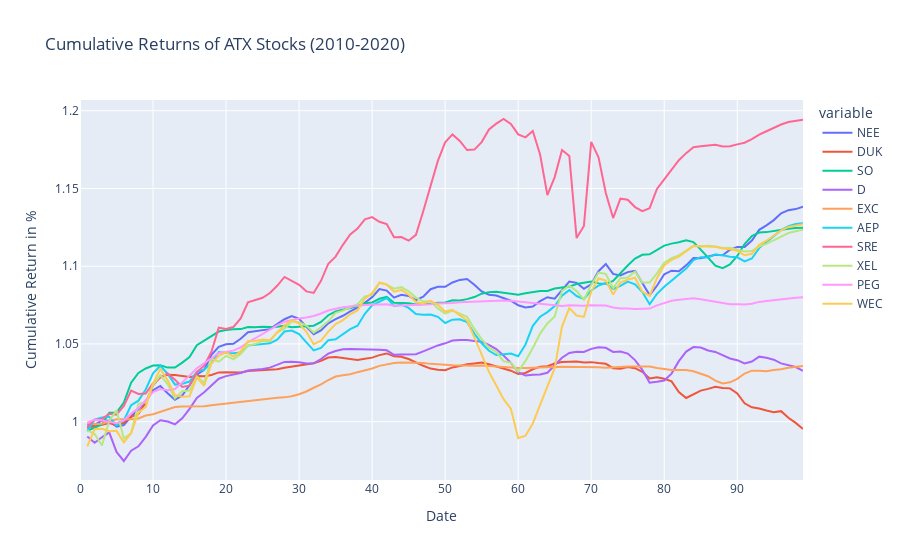

The notebook cell this image was saved under:
### Code cell
dfNEE = pd.DataFrame(test_resultNEE,
                  columns = ['NEE'])
dfDUK = pd.DataFrame(test_resultDUK,
                  columns = ['DUK'])
dfSO = pd.DataFrame(test_resultSO,
                  columns = ['SO'])
dfD = pd.DataFrame(test_resultD,
                  columns = ['D'])
dfEXC = pd.DataFrame(test_resultEXC,
                  columns = ['EXC'])
dfAEP = pd.DataFrame(test_resultAEP,
                  columns = ['AEP'])
dfSRE = pd.DataFrame(test_resultSRE,
                  columns = ['SRE'])
dfXEL = pd.DataFrame(test_resultXEL,
                  columns = ['XEL'])
dfPEG = pd.DataFrame(test_resultPEG,
                  columns = ['PEG'])
dfWEC = pd.DataFrame(test_resultWEC,
                  columns = ['WEC'])
#---------------------------------------------------------------------------------------------#

TEST = pd.concat([dfNEE,dfDUK,dfSO,dfD,dfEXC,dfAEP,dfSRE,dfXEL,dfPEG,dfWEC], axis=1)
#---------------------------------------------------------------------------------------------#

NEE_daily_returns = TEST['NEE'].pct_change()
DUK_daily_returns = TEST['DUK'].pct_change()

SO_daily_returns = TEST['SO'].pct_change()
D_daily_returns = TEST['D'].pct_change()

EXC_daily_returns = TEST['EXC'].pct_change()
AEP_daily_returns = TEST['AEP'].pct_change()

SRE_daily_returns = TEST['SRE'].pct_change()
XEL_daily_returns = TEST['XEL'].pct_change()

PEG_daily_returns = TEST['PEG'].pct_change()
WEC_daily_returns = TEST['WEC'].pct_change()
#---------------------------------------------------------------------------------------------#
dfNEEreturn = NEE_daily_returns.to_frame()
dfDUKreturn = DUK_daily_returns.to_frame()

dfSOreturn = SO_daily_returns.to_frame()
dfDreturn = D_daily_returns.to_frame()

dfEXCreturn = EXC_daily_returns.to_frame()
dfAEPreturn = AEP_daily_returns.to_frame()

dfSREreturn = SRE_daily_returns.to_frame()
dfXELreturn = XEL_daily_returns.to_frame()

dfPEGreturn = PEG_daily_returns.to_frame()
dfWECreturn = WEC_daily_returns.to_frame()
#---------------------------------------------------------------------------------------------#
TESTDailyReturn = pd.concat([dfNEEreturn,
                             dfDUKreturn,
                             dfSOreturn,
                             dfDreturn,
                             dfEXCreturn,
                             dfAEPreturn,
                             dfSREreturn,
                             dfXELreturn,
                             dfPEGreturn,
                             dfWECreturn], axis=1)
#---------------------------------------------------------------------------------------------#


NEE_cum_returns = (NEE_daily_returns + 1).cumprod()
DUK_cum_returns = (DUK_daily_returns + 1).cumprod()

SO_cum_returns = (SO_daily_returns + 1).cumprod()
D_cum_returns = (D_daily_returns + 1).cumprod()

EXC_cum_returns = (EXC_daily_returns + 1).cumprod()
AEP_cum_returns = (AEP_daily_returns + 1).cumprod()

SRE_cum_returns = (SRE_daily_returns + 1).cumprod()
XEL_cum_returns = (XEL_daily_returns + 1).cumprod()

PEG_cum_returns = (PEG_daily_returns + 1).cumprod()
WEC_cum_returns = (WEC_daily_returns + 1).cumprod()
#---------------------------------------------------------------------------------------------#

dfNEECUM = NEE_cum_returns.to_frame()
dfDUKCUM = DUK_cum_returns.to_frame()

dfSOCUM = SO_cum_returns.to_frame()
dfDCUM = D_cum_returns.to_frame()

dfEXCCUM = EXC_cum_returns.to_frame()
dfAEPCUM = AEP_cum_returns.to_frame()

dfSRECUM = SRE_cum_returns.to_frame()
dfXELCUM = XEL_cum_returns.to_frame()

dfPEGCUM = PEG_cum_returns.to_frame()
dfWECCUM = WEC_cum_returns.to_frame()

#---------------------------------------------------------------------------------------------#
TESTCUM = pd.concat([dfNEECUM,dfDUKCUM,dfSOCUM,dfDCUM,dfEXCCUM,dfAEPCUM,dfSRECUM,dfXELCUM,dfPEGCUM,dfWECCUM], axis=1)
#---------------------------------------------------------------------------------------------#

atx_comps_returns = TESTDailyReturn
atx_comps_rets_cumprod = TESTCUM 

#---------------------------------------------------------------------------------------------#

fig = px.line(atx_comps_rets_cumprod, x=atx_comps_rets_cumprod.index, y=atx_comps_rets_cumprod.columns, title='Cumulative Returns of ATX Stocks (2010-2020)')
######
fig.update_xaxes(title_text='Date')
fig.update_yaxes(title_text='Cumulative Return in %')

fig.show()
#---------------------------------------------------------------------------------------------#


mu = expected_returns.ema_historical_return(atx_comps_returns, returns_data = True, span = 500)
Sigma = risk_models.exp_cov(atx_comps_returns, returns_data = True, span = 180)


ret_ef = np.arange(0, mu.max(), 0.01)
vol_ef = []
for i in np.arange(0, mu.max(), 0.01):
    ef_Pred3 = EfficientFrontier(mu, Sigma)
    ef_Pred3.efficient_return(i)
    vol_ef.append(ef_Pred3.portfolio_performance()[1])

ef_Pred3 = EfficientFrontier(mu, Sigma)
ef_Pred3.min_volatility()
min_vol_ret = ef_Pred3.portfolio_performance()[0]
min_vol_vol = ef_Pred3.portfolio_performance()[1]

ef_Pred3.max_sharpe(risk_free_rate=0.009)
max_sharpe_ret = ef_Pred3.portfolio_performance()[0]
max_sharpe_vol = ef_Pred3.portfolio_performance()[1]


portfolioREAL = pd.concat([closeNEE,
                   closeDUK,
                   closeSO,
                   closeD,
                   closeEXC,
                   closeAEP,
                   closeSRE,
                   closeXEL,
                   closePEG,
                   closeWEC,
                      ], axis=1)

### Figure 1 — Plotly figure (JSON) as saved in the notebook; plotly's stock layout.template omitted (floating-point values rounded to 4 significant figures)
{"data": [{"hovertemplate": "variable=NEE<br>index=%{x}<br>value=%{y}<extra></extra>", "legendgroup": "NEE", "line": {"color": "#636efa", "dash": "solid"}, "mode": "lines", "name": "NEE", "orientation": "v", "showlegend": true, "type": "scatter", "x": [0, 1, 2, 3, 4, 5, 6, 7, 8, 9, 10, 11, 12, 13, 14, 15, 16, 17, 18, 19, 20, 21, 22, 23, 24, 25, 26, 27, 28, 29, 30, 31, 32, 33, 34, 35, 36, 37, 38, 39, 40, 41, 42, 43, 44, 45, 46, 47, 48, 49, 50, 51, 52, 53, 54, 55, 56, 57, 58, 59, 60, 61, 62, 63, 64, 65, 66, 67, 68, 69, 70, 71, 72, 73, 74, 75, 76, 77, 78, 79, 80, 81, 82, 83, 84, 85, 86, 87, 88, 89, 90, 91, 92, 93, 94, 95, 96, 97, 98, 99], "xaxis": "x", "y": [null, 0.9982, 0.9979, 1.001, 1.001, 0.9969, 0.9979, 1.003, 1.008, 1.013, 1.02, 1.023, 1.018, 1.014, 1.017, 1.023, 1.03, 1.033, 1.043, 1.048, 1.05, 1.05, 1.053, 1.058, 1.058, 1.059, 1.06, 1.063, 1.066, 1.068, 1.066, 1.061, 1.056, 1.059, 1.063, 1.066, 1.068, 1.071, 1.073, 1.076, 1.08, 1.085, 1.084, 1.08, 1.082, 1.081, 1.078, 1.08, 1.085, 1.087, 1.087, 1.09, 1.091, 1.092, 1.088, 1.084, 1.082, 1.081, 1.08, 1.078, 1.075, 1.073, 1.074, 1.078, 1.08, 1.079, 1.085, 1.09, 1.089, 1.085, 1.088, 1.097, 1.101, 1.095, 1.094, 1.096, 1.097, 1.089, 1.081, 1.087, 1.095, 1.097, 1.097, 1.101, 1.105, 1.105, 1.106, 1.107, 1.107, 1.111, 1.112, 1.112, 1.116, 1.123, 1.126, 1.13, 1.134, 1.136, 1.137, 1.138], "yaxis": "y"}, {"hovertemplate": "variable=DUK<br>index=%{x}<br>value=%{y}<extra></extra>", "legendgroup": "DUK", "line": {"color": "#EF553B", "dash": "solid"}, "mode": "lines", "name": "DUK", "orientation": "v", "showlegend": true, "type": "scatter", "x": [0, 1, 2, 3, 4, 5, 6, 7, 8, 9, 10, 11, 12, 13, 14, 15, 16, 17, 18, 19, 20, 21, 22, 23, 24, 25, 26, 27, 28, 29, 30, 31, 32, 33, 34, 35, 36, 37, 38, 39, 40, 41, 42, 43, 44, 45, 46, 47, 48, 49, 50, 51, 52, 53, 54, 55, 56, 57, 58, 59, 60, 61, 62, 63, 64, 65, 66, 67, 68, 69, 70, 71, 72, 73, 74, 75, 76, 77, 78, 79, 80, 81, 82, 83, 84, 85, 86, 87, 88, 89, 90, 91, 92, 93, 94, 95, 96, 97, 98, 99], "xaxis": "x", "y": [null, 0.9958, 0.9974, 0.9981, 0.9991, 0.9977, 0.9993, 1.003, 1.005, 1.012, 1.023, 1.029, 1.03, 1.03, 1.029, 1.029, 1.029, 1.029, 1.03, 1.032, 1.032, 1.032, 1.032, 1.033, 1.033, 1.033, 1.033, 1.034, 1.035, 1.035, 1.036, 1.037, 1.038, 1.039, 1.041, 1.042, 1.041, 1.04, 1.04, 1.04, 1.041, 1.043, 1.044, 1.042, 1.042, 1.04, 1.038, 1.036, 1.034, 1.033, 1.033, 1.035, 1.036, 1.037, 1.037, 1.038, 1.037, 1.036, 1.034, 1.033, 1.031, 1.031, 1.034, 1.035, 1.036, 1.037, 1.038, 1.039, 1.039, 1.038, 1.038, 1.038, 1.037, 1.034, 1.034, 1.035, 1.034, 1.032, 1.028, 1.029, 1.028, 1.026, 1.019, 1.015, 1.018, 1.02, 1.021, 1.023, 1.022, 1.021, 1.018, 1.012, 1.009, 1.009, 1.007, 1.006, 1.007, 1.003, 0.9992, 0.9953], "yaxis": "y"}, {"hovertemplate": "variable=SO<br>index=%{x}<br>value=%{y}<extra></extra>", "legendgroup": "SO", "line": {"color": "#00cc96", "dash": "solid"}, "mode": "lines", "name": "SO", "orientation": "v", "showlegend": true, "type": "scatter", "x": [0, 1, 2, 3, 4, 5, 6, 7, 8, 9, 10, 11, 12, 13, 14, 15, 16, 17, 18, 19, 20, 21, 22, 23, 24, 25, 26, 27, 28, 29, 30, 31, 32, 33, 34, 35, 36, 37, 38, 39, 40, 41, 42, 43, 44, 45, 46, 47, 48, 49, 50, 51, 52, 53, 54, 55, 56, 57, 58, 59, 60, 61, 62, 63, 64, 65, 66, 67, 68, 69, 70, 71, 72, 73, 74, 75, 76, 77, 78, 79, 80, 81, 82, 83, 84, 85, 86, 87, 88, 89, 90, 91, 92, 93, 94, 95, 96, 97, 98, 99], "xaxis": "x", "y": [null, 0.9941, 0.9963, 0.9982, 1.006, 1.006, 1.012, 1.025, 1.031, 1.034, 1.036, 1.036, 1.035, 1.035, 1.038, 1.042, 1.049, 1.052, 1.055, 1.058, 1.059, 1.059, 1.06, 1.061, 1.061, 1.061, 1.061, 1.061, 1.062, 1.061, 1.061, 1.062, 1.062, 1.064, 1.068, 1.071, 1.072, 1.073, 1.074, 1.076, 1.077, 1.079, 1.08, 1.076, 1.076, 1.076, 1.075, 1.076, 1.076, 1.077, 1.077, 1.078, 1.078, 1.079, 1.08, 1.082, 1.083, 1.084, 1.083, 1.083, 1.082, 1.083, 1.083, 1.084, 1.084, 1.086, 1.086, 1.087, 1.089, 1.09, 1.09, 1.089, 1.089, 1.091, 1.096, 1.1, 1.105, 1.107, 1.108, 1.11, 1.113, 1.115, 1.115, 1.117, 1.116, 1.111, 1.105, 1.1, 1.099, 1.101, 1.107, 1.114, 1.119, 1.122, 1.122, 1.123, 1.123, 1.124, 1.125, 1.125], "yaxis": "y"}, {"hovertemplate": "variable=D<br>index=%{x}<br>value=%{y}<extra></extra>", "legendgroup": "D", "line": {"color": "#ab63fa", "dash": "solid"}, "mode": "lines", "name": "D", "orientation": "v", "showlegend": true, "type": "scatter", "x": [0, 1, 2, 3, 4, 5, 6, 7, 8, 9, 10, 11, 12, 13, 14, 15, 16, 17, 18, 19, 20, 21, 22, 23, 24, 25, 26, 27, 28, 29, 30, 31, 32, 33, 34, 35, 36, 37, 38, 39, 40, 41, 42, 43, 44, 45, 46, 47, 48, 49, 50, 51, 52, 53, 54, 55, 56, 57, 58, 59, 60, 61, 62, 63, 64, 65, 66, 67, 68, 69, 70, 71, 72, 73, 74, 75, 76, 77, 78, 79, 80, 81, 82, 83, 84, 85, 86, 87, 88, 89, 90, 91, 92, 93, 94, 95, 96, 97, 98, 99], "xaxis": "x", "y": [null, 0.9905, 0.9865, 0.99, 0.9931, 0.9805, 0.9747, 0.9813, 0.9841, 0.9903, 0.9976, 1.001, 1.0, 0.9983, 1.002, 1.008, 1.015, 1.019, 1.023, 1.028, 1.029, 1.03, 1.031, 1.033, 1.033, 1.034, 1.035, 1.036, 1.038, 1.039, 1.038, 1.037, 1.038, 1.04, 1.044, 1.046, 1.047, 1.047, 1.047, 1.047, 1.047, 1.046, 1.046, 1.043, 1.043, 1.043, 1.043, 1.045, 1.047, 1.049, 1.05, 1.052, 1.052, 1.053, 1.052, 1.051, 1.049, 1.047, 1.043, 1.038, 1.032, 1.03, 1.03, 1.03, 1.031, 1.036, 1.041, 1.044, 1.045, 1.045, 1.047, 1.048, 1.048, 1.045, 1.045, 1.044, 1.04, 1.033, 1.025, 1.026, 1.027, 1.031, 1.039, 1.045, 1.048, 1.048, 1.046, 1.045, 1.043, 1.041, 1.04, 1.037, 1.039, 1.042, 1.041, 1.04, 1.038, 1.036, 1.035, 1.033], "yaxis": "y"}, {"hovertemplate": "variable=EXC<br>index=%{x}<br>value=%{y}<extra></extra>", "legendgroup": "EXC", "line": {"color": "#FFA15A", "dash": "solid"}, "mode": "lines", "name": "EXC", "orientation": "v", "showlegend": true, "type": "scatter", "x": [0, 1, 2, 3, 4, 5, 6, 7, 8, 9, 10, 11, 12, 13, 14, 15, 16, 17, 18, 19, 20, 21, 22, 23, 24, 25, 26, 27, 28, 29, 30, 31, 32, 33, 34, 35, 36, 37, 38, 39, 40, 41, 42, 43, 44, 45, 46, 47, 48, 49, 50, 51, 52, 53, 54, 55, 56, 57, 58, 59, 60, 61, 62, 63, 64, 65, 66, 67, 68, 69, 70, 71, 72, 73, 74, 75, 76, 77, 78, 79, 80, 81, 82, 83, 84, 85, 86, 87, 88, 89, 90, 91, 92, 93, 94, 95, 96, 97, 98, 99], "xaxis": "x", "y": [null, 0.9992, 0.9984, 0.9987, 1.0, 1.002, 1.002, 1.002, 1.002, 1.004, 1.005, 1.006, 1.008, 1.009, 1.01, 1.01, 1.01, 1.01, 1.011, 1.011, 1.012, 1.012, 1.013, 1.014, 1.014, 1.015, 1.015, 1.015, 1.016, 1.016, 1.018, 1.019, 1.022, 1.024, 1.027, 1.029, 1.03, 1.031, 1.032, 1.033, 1.034, 1.036, 1.037, 1.038, 1.038, 1.038, 1.038, 1.038, 1.037, 1.037, 1.037, 1.036, 1.036, 1.036, 1.036, 1.036, 1.036, 1.035, 1.035, 1.035, 1.035, 1.035, 1.035, 1.035, 1.035, 1.035, 1.035, 1.035, 1.035, 1.035, 1.035, 1.035, 1.035, 1.035, 1.036, 1.035, 1.035, 1.035, 1.036, 1.034, 1.034, 1.033, 1.033, 1.033, 1.032, 1.031, 1.029, 1.026, 1.025, 1.025, 1.028, 1.031, 1.033, 1.033, 1.032, 1.033, 1.034, 1.035, 1.035, 1.036], "yaxis": "y"}, {"hovertemplate": "variable=AEP<br>index=%{x}<br>value=%{y}<extra></extra>", "legendgroup": "AEP", "line": {"color": "#19d3f3", "dash": "solid"}, "mode": "lines", "name": "AEP", "orientation": "v", "showlegend": true, "type": "scatter", "x": [0, 1, 2, 3, 4, 5, 6, 7, 8, 9, 10, 11, 12, 13, 14, 15, 16, 17, 18, 19, 20, 21, 22, 23, 24, 25, 26, 27, 28, 29, 30, 31, 32, 33, 34, 35, 36, 37, 38, 39, 40, 41, 42, 43, 44, 45, 46, 47, 48, 49, 50, 51, 52, 53, 54, 55, 56, 57, 58, 59, 60, 61, 62, 63, 64, 65, 66, 67, 68, 69, 70, 71, 72, 73, 74, 75, 76, 77, 78, 79, 80, 81, 82, 83, 84, 85, 86, 87, 88, 89, 90, 91, 92, 93, 94, 95, 96, 97, 98, 99], "xaxis": "x", "y": [null, 0.9939, 1.001, 1.003, 1.003, 0.9974, 1.001, 1.011, 1.014, 1.021, 1.031, 1.036, 1.031, 1.024, 1.024, 1.026, 1.032, 1.034, 1.038, 1.045, 1.044, 1.044, 1.045, 1.049, 1.049, 1.05, 1.05, 1.053, 1.058, 1.059, 1.056, 1.051, 1.046, 1.048, 1.052, 1.053, 1.056, 1.06, 1.062, 1.069, 1.075, 1.077, 1.08, 1.074, 1.075, 1.073, 1.069, 1.069, 1.069, 1.067, 1.063, 1.066, 1.066, 1.064, 1.057, 1.05, 1.046, 1.043, 1.043, 1.044, 1.042, 1.05, 1.062, 1.067, 1.07, 1.074, 1.081, 1.085, 1.081, 1.079, 1.084, 1.087, 1.089, 1.085, 1.087, 1.09, 1.088, 1.083, 1.076, 1.082, 1.087, 1.091, 1.094, 1.099, 1.104, 1.106, 1.106, 1.108, 1.107, 1.106, 1.106, 1.103, 1.105, 1.112, 1.116, 1.119, 1.123, 1.126, 1.127, 1.128], "yaxis": "y"}, {"hovertemplate": "variable=SRE<br>index=%{x}<br>value=%{y}<extra></extra>", "legendgroup": "SRE", "line": {"color": "#FF6692", "dash": "solid"}, "mode": "lines", "name": "SRE", "orientation": "v", "showlegend": true, "type": "scatter", "x": [0, 1, 2, 3, 4, 5, 6, 7, 8, 9, 10, 11, 12, 13, 14, 15, 16, 17, 18, 19, 20, 21, 22, 23, 24, 25, 26, 27, 28, 29, 30, 31, 32, 33, 34, 35, 36, 37, 38, 39, 40, 41, 42, 43, 44, 45, 46, 47, 48, 49, 50, 51, 52, 53, 54, 55, 56, 57, 58, 59, 60, 61, 62, 63, 64, 65, 66, 67, 68, 69, 70, 71, 72, 73, 74, 75, 76, 77, 78, 79, 80, 81, 82, 83, 84, 85, 86, 87, 88, 89, 90, 91, 92, 93, 94, 95, 96, 97, 98, 99], "xaxis": "x", "y": [null, 0.9965, 1.001, 1.002, 1.005, 1.004, 1.01, 1.02, 1.018, 1.018, 1.025, 1.028, 1.031, 1.027, 1.022, 1.023, 1.032, 1.036, 1.045, 1.06, 1.06, 1.061, 1.066, 1.077, 1.078, 1.08, 1.083, 1.087, 1.093, 1.09, 1.088, 1.084, 1.083, 1.091, 1.102, 1.106, 1.114, 1.12, 1.124, 1.13, 1.132, 1.129, 1.127, 1.119, 1.119, 1.116, 1.12, 1.135, 1.152, 1.168, 1.18, 1.185, 1.181, 1.175, 1.175, 1.18, 1.188, 1.192, 1.195, 1.191, 1.185, 1.183, 1.187, 1.172, 1.146, 1.157, 1.175, 1.171, 1.118, 1.126, 1.18, 1.17, 1.147, 1.131, 1.143, 1.143, 1.138, 1.135, 1.137, 1.15, 1.156, 1.162, 1.168, 1.173, 1.177, 1.177, 1.178, 1.178, 1.177, 1.177, 1.178, 1.179, 1.182, 1.185, 1.187, 1.189, 1.191, 1.193, 1.194, 1.194], "yaxis": "y"}, {"hovertemplate": "variable=XEL<br>index=%{x}<br>value=%{y}<extra></extra>", "legendgroup": "XEL", "line": {"color": "#B6E880", "dash": "solid"}, "mode": "lines", "name": "XEL", "orientation": "v", "showlegend": true, "type": "scatter", "x": [0, 1, 2, 3, 4, 5, 6, 7, 8, 9, 10, 11, 12, 13, 14, 15, 16, 17, 18, 19, 20, 21, 22, 23, 24, 25, 26, 27, 28, 29, 30, 31, 32, 33, 34, 35, 36, 37, 38, 39, 40, 41, 42, 43, 44, 45, 46, 47, 48, 49, 50, 51, 52, 53, 54, 55, 56, 57, 58, 59, 60, 61, 62, 63, 64, 65, 66, 67, 68, 69, 70, 71, 72, 73, 74, 75, 76, 77, 78, 79, 80, 81, 82, 83, 84, 85, 86, 87, 88, 89, 90, 91, 92, 93, 94, 95, 96, 97, 98, 99], "xaxis": "x", "y": [null, 0.9945, 0.9921, 0.9847, 1.001, 1.007, 0.9893, 0.9925, 1.012, 1.012, 1.024, 1.03, 1.024, 1.015, 1.02, 1.02, 1.029, 1.025, 1.04, 1.039, 1.042, 1.04, 1.044, 1.049, 1.05, 1.052, 1.052, 1.058, 1.06, 1.065, 1.064, 1.062, 1.057, 1.061, 1.065, 1.07, 1.071, 1.074, 1.076, 1.081, 1.082, 1.089, 1.088, 1.086, 1.087, 1.084, 1.08, 1.077, 1.077, 1.073, 1.07, 1.072, 1.069, 1.068, 1.06, 1.053, 1.048, 1.045, 1.039, 1.038, 1.032, 1.039, 1.047, 1.057, 1.063, 1.068, 1.084, 1.087, 1.084, 1.078, 1.088, 1.096, 1.095, 1.086, 1.092, 1.093, 1.097, 1.09, 1.089, 1.095, 1.102, 1.105, 1.107, 1.11, 1.113, 1.113, 1.113, 1.113, 1.112, 1.112, 1.111, 1.109, 1.11, 1.113, 1.114, 1.117, 1.119, 1.121, 1.123, 1.123], "yaxis": "y"}, {"hovertemplate": "variable=PEG<br>index=%{x}<br>value=%{y}<extra></extra>", "legendgroup": "PEG", "line": {"color": "#FF97FF", "dash": "solid"}, "mode": "lines", "name": "PEG", "orientation": "v", "showlegend": true, "type": "scatter", "x": [0, 1, 2, 3, 4, 5, 6, 7, 8, 9, 10, 11, 12, 13, 14, 15, 16, 17, 18, 19, 20, 21, 22, 23, 24, 25, 26, 27, 28, 29, 30, 31, 32, 33, 34, 35, 36, 37, 38, 39, 40, 41, 42, 43, 44, 45, 46, 47, 48, 49, 50, 51, 52, 53, 54, 55, 56, 57, 58, 59, 60, 61, 62, 63, 64, 65, 66, 67, 68, 69, 70, 71, 72, 73, 74, 75, 76, 77, 78, 79, 80, 81, 82, 83, 84, 85, 86, 87, 88, 89, 90, 91, 92, 93, 94, 95, 96, 97, 98, 99], "xaxis": "x", "y": [null, 0.9993, 1.001, 1.001, 0.9999, 0.9991, 1.001, 1.005, 1.009, 1.014, 1.019, 1.021, 1.02, 1.021, 1.025, 1.03, 1.034, 1.037, 1.041, 1.044, 1.045, 1.046, 1.048, 1.051, 1.054, 1.056, 1.059, 1.062, 1.064, 1.065, 1.066, 1.067, 1.068, 1.07, 1.072, 1.073, 1.074, 1.074, 1.075, 1.075, 1.075, 1.075, 1.075, 1.075, 1.075, 1.075, 1.075, 1.075, 1.076, 1.076, 1.076, 1.076, 1.077, 1.077, 1.077, 1.077, 1.078, 1.078, 1.078, 1.078, 1.077, 1.077, 1.076, 1.076, 1.075, 1.075, 1.074, 1.075, 1.075, 1.075, 1.075, 1.075, 1.075, 1.073, 1.073, 1.073, 1.072, 1.073, 1.073, 1.075, 1.076, 1.078, 1.078, 1.079, 1.079, 1.079, 1.078, 1.077, 1.076, 1.076, 1.076, 1.075, 1.076, 1.077, 1.078, 1.078, 1.079, 1.079, 1.08, 1.08], "yaxis": "y"}, {"hovertemplate": "variable=WEC<br>index=%{x}<br>value=%{y}<extra></extra>", "legendgroup": "WEC", "line": {"color": "#FECB52", "dash": "solid"}, "mode": "lines", "name": "WEC", "orientation": "v", "showlegend": true, "type": "scatter", "x": [0, 1, 2, 3, 4, 5, 6, 7, 8, 9, 10, 11, 12, 13, 14, 15, 16, 17, 18, 19, 20, 21, 22, 23, 24, 25, 26, 27, 28, 29, 30, 31, 32, 33, 34, 35, 36, 37, 38, 39, 40, 41, 42, 43, 44, 45, 46, 47, 48, 49, 50, 51, 52, 53, 54, 55, 56, 57, 58, 59, 60, 61, 62, 63, 64, 65, 66, 67, 68, 69, 70, 71, 72, 73, 74, 75, 76, 77, 78, 79, 80, 81, 82, 83, 84, 85, 86, 87, 88, 89, 90, 91, 92, 93, 94, 95, 96, 97, 98, 99], "xaxis": "x", "y": [null, 0.9841, 0.9952, 0.9954, 0.9938, 0.9941, 0.9867, 0.9928, 1.006, 1.009, 1.024, 1.034, 1.027, 1.017, 1.016, 1.016, 1.028, 1.023, 1.037, 1.042, 1.045, 1.042, 1.045, 1.052, 1.052, 1.053, 1.052, 1.057, 1.062, 1.065, 1.063, 1.058, 1.05, 1.052, 1.058, 1.063, 1.065, 1.069, 1.072, 1.079, 1.083, 1.089, 1.088, 1.084, 1.085, 1.082, 1.077, 1.076, 1.078, 1.075, 1.071, 1.072, 1.069, 1.065, 1.054, 1.044, 1.032, 1.023, 1.014, 1.008, 0.9894, 0.991, 0.9989, 1.011, 1.023, 1.034, 1.061, 1.073, 1.068, 1.067, 1.084, 1.092, 1.091, 1.082, 1.089, 1.091, 1.093, 1.084, 1.081, 1.092, 1.101, 1.104, 1.106, 1.11, 1.113, 1.113, 1.113, 1.113, 1.111, 1.111, 1.11, 1.107, 1.108, 1.114, 1.116, 1.12, 1.123, 1.125, 1.126, 1.127], "yaxis": "y"}], "layout": {"legend": {"title": {"text": "variable"}, "tracegroupgap": 0}, "title": {"text": "Cumulative Returns of ATX Stocks (2010-2020)"}, "xaxis": {"anchor": "y", "domain": [0, 1], "title": {"text": "Date"}}, "yaxis": {"anchor": "x", "domain": [0, 1], "title": {"text": "Cumulative Return in %"}}}}
